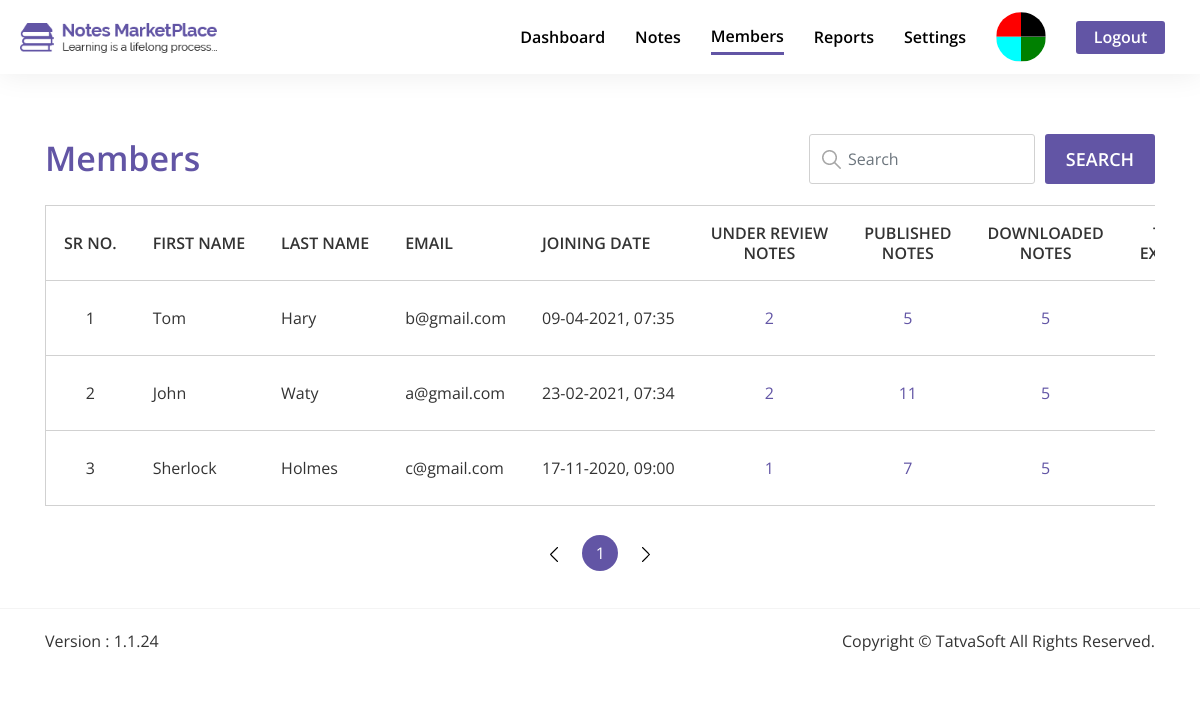
The page /Admin/html/members.php (signed in) on the database its author committed.
### tables this page shows
CREATE TABLE `user_profile` (
  `ProfileID` int(11) NOT NULL,
  `UserID` int(11) NOT NULL,
  `DOB` date DEFAULT NULL,
  `Gender` int(11) DEFAULT NULL,
  `SecondaryEmail` varchar(100) DEFAULT NULL,
  `CountryCode` varchar(5) NOT NULL,
  `PhoneNumber` varchar(20) NOT NULL,
  `ProfilePicture` varchar(500) DEFAULT NULL,
  `AddressLine1` varchar(100) NOT NULL,
  `AddressLine2` varchar(100) NOT NULL,
  `City` varchar(50) NOT NULL,
  `State` varchar(50) NOT NULL,
  `ZipCode` varchar(50) NOT NULL,
  `Country` varchar(50) NOT NULL,
  `University` varchar(100) DEFAULT NULL,
  `College` varchar(100) DEFAULT NULL,
  `CreatedDate` datetime DEFAULT current_timestamp(),
  `CreatedBy` int(11) DEFAULT NULL,
  `ModifiedDate` datetime DEFAULT NULL ON UPDATE current_timestamp(),
  `ModifiedBy` int(11) DEFAULT NULL
);

CREATE TABLE `users` (
  `UserID` int(11) NOT NULL,
  `RoleID` int(11) NOT NULL DEFAULT 3,
  `FirstName` varchar(50) NOT NULL,
  `LastName` varchar(50) NOT NULL,
  `EmailID` varchar(100) NOT NULL,
  `Password` varchar(24) NOT NULL,
  `IsEmailVerified` bit(1) NOT NULL DEFAULT b'0',
  `CreatedDate` datetime DEFAULT current_timestamp(),
  `CreatedBy` int(11) DEFAULT NULL,
  `ModifiedDate` datetime DEFAULT NULL ON UPDATE current_timestamp(),
  `ModifiedBy` int(11) DEFAULT NULL,
  `IsActive` bit(1) NOT NULL DEFAULT b'1'
);

### Admin/includes/user-dp.php (called while the page is built, shortened)
<?php
if (isset($_SESSION['UserLoggedIn'])) {
    $UserID = $_SESSION['UserID'];
    $profile_query = "SELECT * FROM users u JOIN user_profile up ON u.UserID = up.UserID WHERE u.UserID = {$UserID} ";
    $profile_query_result = mysqli_query($connection, $profile_query);
    $get_default_dp = mysqli_query($connection, "SELECT * FROM system_configuration c WHERE c.Key = 'DefaultMemberDisplayPicture' ");
    $get_default_dp_path = mysqli_fetch_assoc($get_default_dp)['Value'];
    if (mysqli_num_rows($profile_query_result) != 0) {
        $getUserDP = "SELECT ProfilePicture FROM user_profile WHERE UserID = {$UserID} ";
        $getUserDP_query = mysqli_query($connection, $getUserDP);
        $getUserDP_row = mysqli_fetch_assoc($getUserDP_query);
        $DP_name = $getUserDP_row['ProfilePicture'];
        if ($DP_name != null) {
            $user_dp_path = $DP_name;
        } else {
            $user_dp_path = $get_default_dp_path;
        }
    } else {
        $user_dp_path = $get_default_dp_path;
    }
}

### Admin/html/members.php (the view, shortened to what this page needs)
<?php include "../includes/head.php"; ?>
<body>
    <section id="members" class="admin-manage-page">
        <div class="only-white-nav extra-style-nav only-white-nav-with-mb">
            <header class="site-header">
                <div class="header-wrapper">
                    <div class="logo-wrapper">
                        <a href="dashboard.php" title="Site Logo">
                            <img src="../images/logo/dark-logo.png" alt="Logo">
                        </a>
                    </div>
                    <div class="navigation-wrapper">
                        <nav class="main-nav">
                            <ul class="menu-navigation">
                                <li>
                                    <a class="hover-bottom-border" href="dashboard.php">Dashboard</a>
                                </li>
                                <li>
                                    <div class="dropdown notes-btn-dropdown">
                                        <a class="hover-bottom-border" role="button" id="notes-dropdown-lable" data-toggle="dropdown" aria-haspopup="true" aria-expanded="false">Notes</a>
                                    </div>
                                </li>
                                <li class="active">
                                    <a class="hover-bottom-border" href="members.php">Members</a>
                                </li>
                                <li>
                                    <div class="dropdown reports-btn-dropdown">
                                        <a class="hover-bottom-border" role="button" id="reports-dropdown-lable" data-toggle="dropdown" aria-haspopup="true" aria-expanded="false">Reports</a>
                                    </div>
                                </li>
                                <li>
                                    <div class="dropdown settings-btn-dropdown">
                                        <a class="hover-bottom-border" role="button" id="settings-dropdown-lable" data-toggle="dropdown" aria-haspopup="true" aria-expanded="false">Settings</a>
                                    </div>                                </li>
                                <li class="logged-in-user-photo-li">
                                    <div class="dropdown user-picture-dropdown">
                                        <a href="#" role="button" id="dropdownMenuLink" data-toggle="dropdown" aria-haspopup="true" aria-expanded="false">
                                            <div class="logged-in-user-photo">
                                                <img src="<?php echo $user_dp_path; ?>" alt="User Photo" class="rounded-circle">
                                            </div>
                                        </a>
                                    </div>
                                </li>
                                <li>
                                    <a class="btn btn-general btn-purple logout-link" href="javascript:void(0)">Logout</a>
                                </li>
                            </ul>
                        </nav>
                    </div>
                </div>
            </header>
        </div>
        <div class="content-box-lg">
            <div class="container">
                <div class="row no-gutters">
                    <div class="col-lg-6 col-md-6 col-sm-5 col-12 text-left box-heading-wrapper">
                        <p class="box-heading">Members</p>
                    </div>
                    <div class="col-lg-6 col-md-6 col-sm-7 col-12">
                        <div class="row no-gutters text-right general-search-bar-btn-wrapper">
                            <div class="form-group has-search-bar">
                                <span class="search-symbol"><img src="../images/Dashboard/search-icon.png" alt=""></span>
                                <input id="all-members-search-bar" type="text" class="form-control input-box-style search-notes-bar" placeholder="Search">
                            </div>
                            <button id="all-members-search-btn" class="btn btn-general btn-purple general-search-bar-btn">Search</button>
                        </div>
                    </div>
                </div>
            </div>
            <div class="container">
                <div class="members-table general-table-responsive">
                    <div class="table-responsive-xl">
                        <table class="table table-bordered" id="all-members-table">
                            <thead>
                                <tr>
                                    <th scope="col" class="text-center" data-orderable="false">sr no.</th>
                                    <th scope="col">First Name</th>
                                    <th scope="col">Last Name</th>
                                    <th scope="col">email</th>
                                    <th scope="col">Joining Date</th>
                                    <th scope="col" class="text-center">Under Review<br>notes</th>
                                    <th scope="col" class="text-center">Published<br>notes</th>
                                    <th scope="col" class="text-center">Downloaded<br>notes</th>
                                    <th scope="col" class="text-center">Total<br>Expenses</th>
                                </tr>
                            </thead>
                            <tbody>
                                <?php
                                $all_members = mysqli_query($connection, "SELECT * FROM users WHERE IsActive = 1 AND RoleID = 3 ");
                                while ($row = mysqli_fetch_assoc($all_members)) {
                                    $member_id = $row['UserID'];
                                    $fname = $row['FirstName'];
                                    $lname = $row['LastName'];
                                    $email = $row['EmailID'];
                                    $joining_date = date("d-m-Y, h:i", strtotime($row['CreatedDate']));
                                    $joining_date_str = strtotime($joining_date);
                                    $under_review_notes_count = mysqli_num_rows(mysqli_query($connection, "SELECT * FROM seller_notes WHERE IsActive = 1 AND SellerID = {$member_id} AND Status IN (7, 8) "));
                                    $published_notes_count = mysqli_num_rows(mysqli_query($connection, "SELECT * FROM seller_notes WHERE IsActive = 1 AND SellerID = {$member_id} AND Status = 9 "));
                                    $downloaded_notes_count = mysqli_num_rows(mysqli_query($connection, "SELECT * FROM downloads WHERE IsSellerHasAllowedDownload = 1 AND Downloader = {$member_id} "));
                                    $total_expense = mysqli_fetch_assoc(mysqli_query($connection, "SELECT SUM(PurchasedPrice) AS expense FROM downloads WHERE IsSellerHasAllowedDownload = 1 AND Downloader = {$member_id} "))['expense'];
                                ?>
                                <tr>
                                    <td class="text-center"></td>
                                    <td><?php echo $fname; ?></td>
                                    <td><?php echo $lname; ?></td>
                                    <td><?php echo $email; ?></td>
                                    <td data-sort="<?php echo $joining_date_str; ?>"><?php echo $joining_date; ?></td>
                                    <td class="purple-td text-center"><a href="notes-under-review.php?member_id=<?php echo $member_id; ?>"><?php echo $under_review_notes_count; ?></a></td>
                                    <td class="purple-td text-center"><a href="published-notes.php?member_id=<?php echo $member_id; ?>"><?php echo $published_notes_count; ?></a></td>
                                    <td class="purple-td text-center"><a href="downloaded-notes.php?member_id=<?php echo $member_id; ?>"><?php echo $downloaded_notes_count; ?></a></td>
                                    <td class="purple-td text-center"><a href="downloaded-notes.php?member_id=<?php echo $member_id; ?>">$<?php echo empty($total_expense) ? 0 : $total_expense; ?></a></td>
                                </tr>
                                <?php } ?>
                            </tbody>
                          </table>
                    </div>
                </div>
            </div>
        </div>
        <?php include "../includes/footer.php"; ?>
    </section>
</body>
</html>

### Admin/css/responsive.css (style rules this page uses)
@media (max-width: 1300px) { .only-white-nav.extra-style-nav.only-white-nav-with-mb { margin-bottom: 74px; } }
@media (max-width: 1300px) { .only-white-nav.extra-style-nav .site-header .header-wrapper { padding: 0px 20px; } }
@media (max-width: 1300px) { .only-white-nav.extra-style-nav .site-header .header-wrapper .navigation-wrapper .main-nav .menu-navigation>li { margin: 0px 15px; } }
@media (max-width: 1300px) { .only-white-nav.extra-style-nav .site-header { max-height: 74px; } }
@media (max-width: 1300px) { .only-white-nav.extra-style-nav .site-header .header-wrapper { height: 74px; margin: auto; } }
@media (max-width: 1300px) { .only-white-nav.extra-style-nav .site-header .header-wrapper .logo-wrapper { height: 74px; } }
@media (max-width: 1300px) { .only-white-nav.extra-style-nav .site-header .header-wrapper .logo-wrapper a img { height: 40px; } }
@media (min-width: 992px) { #members .box-heading { margin-top: 10px; } }

### rows shown on the page
user_profile: ProfilePicture (picture)
users: FirstName "John", LastName "Waty", EmailID "a@gmail.com", CreatedDate "23-02-2021, 07:34", under_review_notes_count "2", published_notes_count "11", downloaded_notes_count "5"
users: FirstName "Tom", LastName "Hary", EmailID "b@gmail.com", CreatedDate "09-04-2021, 07:35", under_review_notes_count "2", published_notes_count "5", downloaded_notes_count "5"
users: FirstName "Sherlock", LastName "Holmes", EmailID "c@gmail.com", CreatedDate "17-11-2020, 09:00", under_review_notes_count "1", published_notes_count "7", downloaded_notes_count "5"
